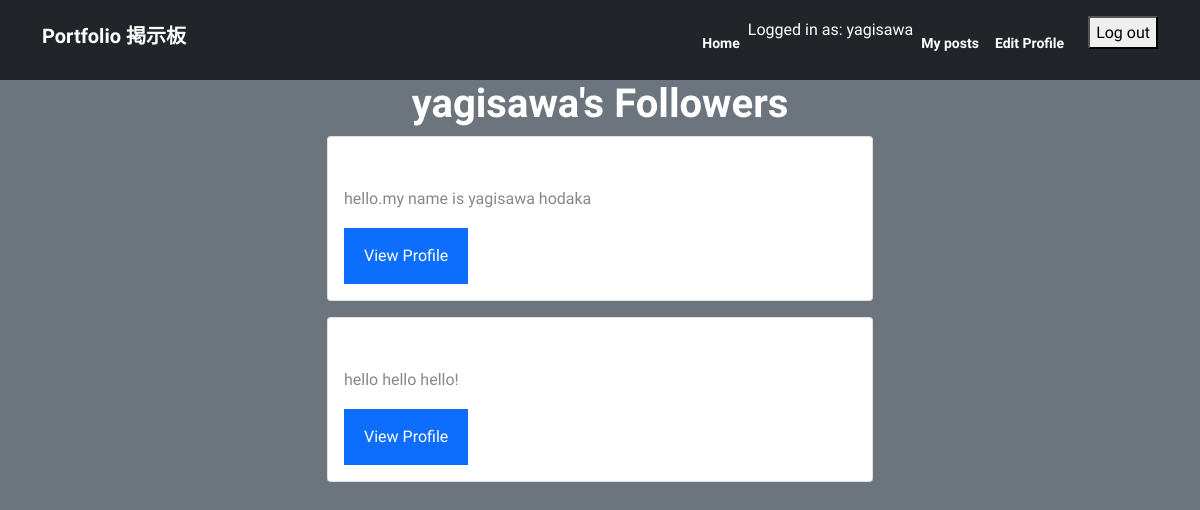
Page /followers/yagisawa/ (signed in) on the earlier database version.
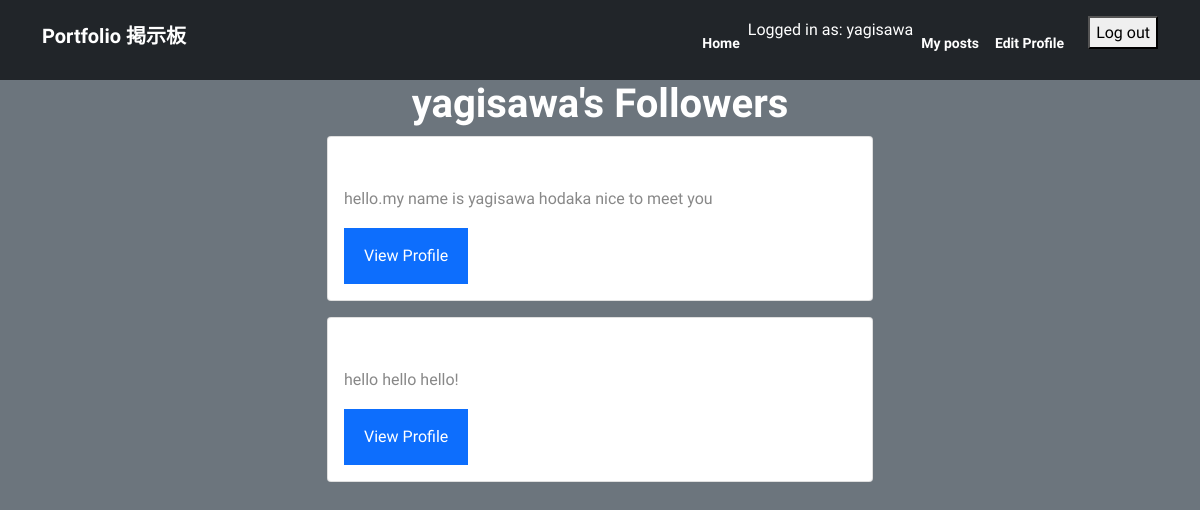
Same page on the later database version.
### myapp/models.py (models this page shows, shortened)
class Connection(models.Model):
    user = models.OneToOneField(User, on_delete=models.CASCADE)
    following = models.ManyToManyField(User, related_name='followers', blank=True)

class Profile(models.Model):
    user = models.OneToOneField(User, on_delete=models.CASCADE)
    bio = models.TextField(max_length=500, blank=True)
    website = models.URLField(max_length=200, blank=True)
    location = models.CharField(max_length=100, blank=True)
    avatar = models.ImageField(upload_to='avatars/', blank=True, null=True)
    followers = models.ManyToManyField(User, related_name='following', blank=True)
    followers_count = models.PositiveIntegerField(default=0)

### myapp/views.py (the view)
# urls.py: path('followers/<str:username>/', followers, name='followers'),
@login_required
def followers(request, username):
    user = get_object_or_404(User, username=username)
    followers = Connection.objects.filter(following=user)
    context = {'user': user, 'followers': followers}
    return render(request, 'myapp/followers.html', context)

### myapp/templates/myapp/followers.html
{% extends 'base.html' %}
{% block content %}
<div class="container">
  <div class="row justify-content-center">
    <div class="col-md-6">
      <h1 class="text-center">{{ user.username }}'s Followers</h1>
      {% if followers %}
        <div class="card-deck">
          {% for follower in followers %}
            <div class="card mb-3">
              <div class="card-body">
                <h5 class="card-title">{{ follower.user.username }}</h5>
                <p class="card-text">{{ follower.user.profile.bio|truncatechars:100 }}</p>
                <a href="{% url 'profile' username=follower.user.username %}" class="btn btn-primary">View Profile</a>
              </div>
            </div>
          {% empty %}
            <p>No followers yet.</p>
          {% endfor %}
        </div>
      {% else %}
        <p>No followers yet.</p>
      {% endif %}
    </div>
  </div>
</div>
{% endblock %}

Differences in the rows shown:
changed through a linked row, Connection: user.profile.bio "hello.my name is yagisawa hodaka" → "hello.my name is yagisawa hodaka nice to meet you"
